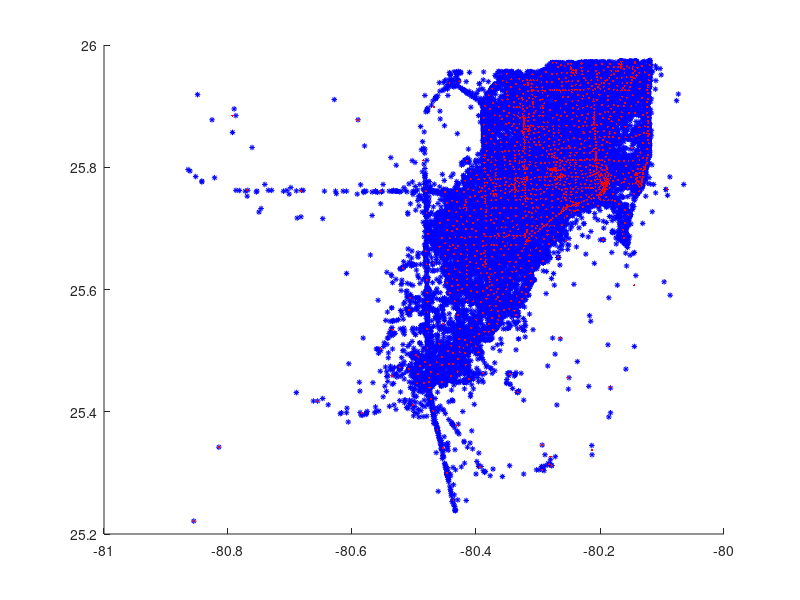

This figure's MATLAB source: (Note: this script raises an error after producing the figure.)

clc;
clear all;

load('C.mat');
load ('D.mat');
lat1 = D(:,2);
lon1 = D(:,1);
lat = C(:,2);
   lon = C(:,1);
   hold on;
   
   plot(lon1, lat1, '*b', 'MarkerSize', 4)
   plot(lon, lat, '.r', 'MarkerSize', 5)
   legend('Crowed Source data','Filtered Towers = 1434','Location','NW')
  plot_google_map('MapScale', 1)
  hold off;